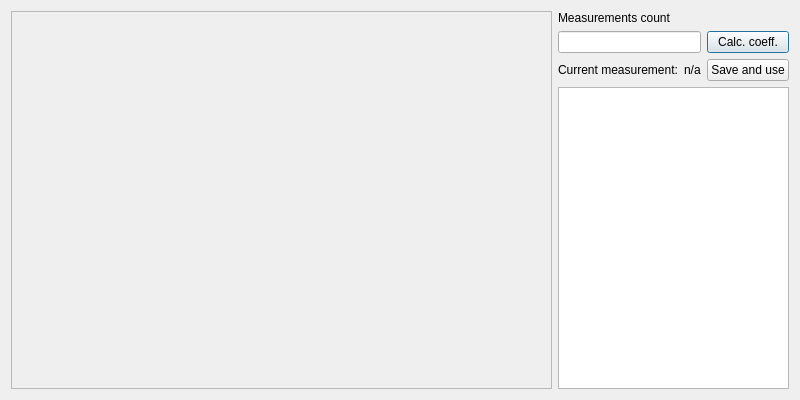
<?xml version="1.0" encoding="UTF-8"?>
<ui version="4.0">
 <class>SpectrometerDataCorrectionDialog</class>
 <widget class="QDialog" name="SpectrometerDataCorrectionDialog">
  <property name="geometry">
   <rect>
    <x>0</x>
    <y>0</y>
    <width>800</width>
    <height>400</height>
   </rect>
  </property>
  <property name="windowTitle">
   <string>Spectrometer Data Correction</string>
  </property>
  <layout class="QHBoxLayout" name="horizontalLayout_2" stretch="5,2">
   <item>
    <widget class="QFrame" name="frameChart">
     <property name="frameShape">
      <enum>QFrame::StyledPanel</enum>
     </property>
     <property name="frameShadow">
      <enum>QFrame::Raised</enum>
     </property>
    </widget>
   </item>
   <item>
    <layout class="QVBoxLayout" name="verticalLayout" stretch="1,1,255">
     <item>
      <widget class="QLabel" name="label">
       <property name="text">
        <string>Measurements count</string>
       </property>
      </widget>
     </item>
     <item>
      <layout class="QGridLayout" name="gridLayout">
       <item row="0" column="0">
        <widget class="QLineEdit" name="lineEditMeasurementsCount"/>
       </item>
       <item row="0" column="1">
        <widget class="QPushButton" name="pushButtonCalcCoeff">
         <property name="text">
          <string>Calc. coeff.</string>
         </property>
        </widget>
       </item>
       <item row="1" column="0">
        <layout class="QHBoxLayout" name="horizontalLayout" stretch="1,255">
         <item>
          <widget class="QLabel" name="label_2">
           <property name="text">
            <string>Current measurement:</string>
           </property>
          </widget>
         </item>
         <item>
          <widget class="QLabel" name="labelCurrentMeasurement">
           <property name="text">
            <string>n/a</string>
           </property>
          </widget>
         </item>
        </layout>
       </item>
       <item row="1" column="1">
        <widget class="QPushButton" name="pushButtonSaveAndUse">
         <property name="text">
          <string>Save and use</string>
         </property>
        </widget>
       </item>
      </layout>
     </item>
     <item>
      <widget class="QTableView" name="tableView"/>
     </item>
    </layout>
   </item>
  </layout>
 </widget>
 <resources/>
 <connections/>
</ui>
